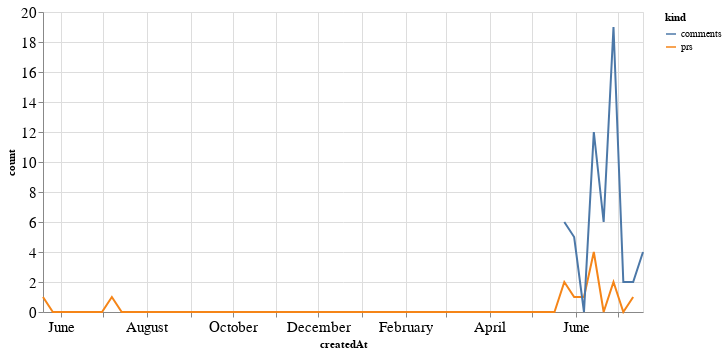

The notebook cell this image was saved under:
### Code cell
alt.Chart(total_time, width=600).mark_line().encode(
    x='createdAt',
    y='count',
    color='kind'
)

### Figure 1 — Vega-Lite specification as saved in the notebook (floating-point values rounded to 4 significant figures)
{"config": {"axisLeft": {"labelFontSize": 15}, "axisBottom": {"labelFontSize": 15}}, "data": {"name": "data-20fe8afa97788930b3dde57fb1166967"}, "mark": "line", "encoding": {"color": {"type": "nominal", "field": "kind"}, "x": {"type": "temporal", "field": "createdAt"}, "y": {"type": "quantitative", "field": "count"}}, "width": 600, "$schema": "https://vega.github.io/schema/vega-lite/v4.8.1.json", "datasets": {"data-20fe8afa97788930b3dde57fb1166967": [{"createdAt": "2019-05-19T00:00:00", "kind": "prs", "count": 1.0}, {"createdAt": "2019-05-26T00:00:00", "kind": "prs", "count": 0.0}, {"createdAt": "2019-06-02T00:00:00", "kind": "prs", "count": 0.0}, {"createdAt": "2019-06-09T00:00:00", "kind": "prs", "count": 0.0}, {"createdAt": "2019-06-16T00:00:00", "kind": "prs", "count": 0.0}, {"createdAt": "2019-06-23T00:00:00", "kind": "prs", "count": 0.0}, {"createdAt": "2019-06-30T00:00:00", "kind": "prs", "count": 0.0}, {"createdAt": "2019-07-07T00:00:00", "kind": "prs", "count": 1.0}, {"createdAt": "2019-07-14T00:00:00", "kind": "prs", "count": 0.0}, {"createdAt": "2019-07-21T00:00:00", "kind": "prs", "count": 0.0}, {"createdAt": "2019-07-28T00:00:00", "kind": "prs", "count": 0.0}, {"createdAt": "2019-08-04T00:00:00", "kind": "prs", "count": 0.0}, {"createdAt": "2019-08-11T00:00:00", "kind": "prs", "count": 0.0}, {"createdAt": "2019-08-18T00:00:00", "kind": "prs", "count": 0.0}, {"createdAt": "2019-08-25T00:00:00", "kind": "prs", "count": 0.0}, {"createdAt": "2019-09-01T00:00:00", "kind": "prs", "count": 0.0}, {"createdAt": "2019-09-08T00:00:00", "kind": "prs", "count": 0.0}, {"createdAt": "2019-09-15T00:00:00", "kind": "prs", "count": 0.0}, {"createdAt": "2019-09-22T00:00:00", "kind": "prs", "count": 0.0}, {"createdAt": "2019-09-29T00:00:00", "kind": "prs", "count": 0.0}, {"createdAt": "2019-10-06T00:00:00", "kind": "prs", "count": 0.0}, {"createdAt": "2019-10-13T00:00:00", "kind": "prs", "count": 0.0}, {"createdAt": "2019-10-20T00:00:00", "kind": "prs", "count": 0.0}, {"createdAt": "2019-10-27T00:00:00", "kind": "prs", "count": 0.0}, {"createdAt": "2019-11-03T00:00:00", "kind": "prs", "count": 0.0}, {"createdAt": "2019-11-10T00:00:00", "kind": "prs", "count": 0.0}, {"createdAt": "2019-11-17T00:00:00", "kind": "prs", "count": 0.0}, {"createdAt": "2019-11-24T00:00:00", "kind": "prs", "count": 0.0}, {"createdAt": "2019-12-01T00:00:00", "kind": "prs", "count": 0.0}, {"createdAt": "2019-12-08T00:00:00", "kind": "prs", "count": 0.0}, {"createdAt": "2019-12-15T00:00:00", "kind": "prs", "count": 0.0}, {"createdAt": "2019-12-22T00:00:00", "kind": "prs", "count": 0.0}, {"createdAt": "2019-12-29T00:00:00", "kind": "prs", "count": 0.0}, {"createdAt": "2020-01-05T00:00:00", "kind": "prs", "count": 0.0}, {"createdAt": "2020-01-12T00:00:00", "kind": "prs", "count": 0.0}, {"createdAt": "2020-01-19T00:00:00", "kind": "prs", "count": 0.0}, {"createdAt": "2020-01-26T00:00:00", "kind": "prs", "count": 0.0}, {"createdAt": "2020-02-02T00:00:00", "kind": "prs", "count": 0.0}, {"createdAt": "2020-02-09T00:00:00", "kind": "prs", "count": 0.0}, {"createdAt": "2020-02-16T00:00:00", "kind": "prs", "count": 0.0}, {"createdAt": "2020-02-23T00:00:00", "kind": "prs", "count": 0.0}, {"createdAt": "2020-03-01T00:00:00", "kind": "prs", "count": 0.0}, {"createdAt": "2020-03-08T00:00:00", "kind": "prs", "count": 0.0}, {"createdAt": "2020-03-15T00:00:00", "kind": "prs", "count": 0.0}, {"createdAt": "2020-03-22T00:00:00", "kind": "prs", "count": 0.0}, {"createdAt": "2020-03-29T00:00:00", "kind": "prs", "count": 0.0}, {"createdAt": "2020-04-05T00:00:00", "kind": "prs", "count": 0.0}, {"createdAt": "2020-04-12T00:00:00", "kind": "prs", "count": 0.0}, {"createdAt": "2020-04-19T00:00:00", "kind": "prs", "count": 0.0}, {"createdAt": "2020-04-26T00:00:00", "kind": "prs", "count": 0.0}, {"createdAt": "2020-05-03T00:00:00", "kind": "prs", "count": 0.0}, {"createdAt": "2020-05-10T00:00:00", "kind": "prs", "count": 0.0}, {"createdAt": "2020-05-17T00:00:00", "kind": "prs", "count": 0.0}, {"createdAt": "2020-05-24T00:00:00", "kind": "prs", "count": 2.0}, {"createdAt": "2020-05-31T00:00:00", "kind": "prs", "count": 1.0}, {"createdAt": "2020-06-07T00:00:00", "kind": "prs", "count": 1.0}, {"createdAt": "2020-06-14T00:00:00", "kind": "prs", "count": 4.0}, {"createdAt": "2020-06-21T00:00:00", "kind": "prs", "count": 0.0}, {"createdAt": "2020-06-28T00:00:00", "kind": "prs", "count": 2.0}, {"createdAt": "2020-07-05T00:00:00", "kind": "prs", "count": 0.0}, {"createdAt": "2020-07-12T00:00:00", "kind": "prs", "count": 1.0}, {"createdAt": "2020-07-19T00:00:00", "kind": "prs", "count": null}, {"createdAt": "2019-05-19T00:00:00", "kind": "comments", "count": null}, {"createdAt": "2019-05-26T00:00:00", "kind": "comments", "count": null}, {"createdAt": "2019-06-02T00:00:00", "kind": "comments", "count": null}, {"createdAt": "2019-06-09T00:00:00", "kind": "comments", "count": null}, {"createdAt": "2019-06-16T00:00:00", "kind": "comments", "count": null}, {"createdAt": "2019-06-23T00:00:00", "kind": "comments", "count": null}, {"createdAt": "2019-06-30T00:00:00", "kind": "comments", "count": null}, {"createdAt": "2019-07-07T00:00:00", "kind": "comments", "count": null}, {"createdAt": "2019-07-14T00:00:00", "kind": "comments", "count": null}, {"createdAt": "2019-07-21T00:00:00", "kind": "comments", "count": null}, {"createdAt": "2019-07-28T00:00:00", "kind": "comments", "count": null}, {"createdAt": "2019-08-04T00:00:00", "kind": "comments", "count": null}, {"createdAt": "2019-08-11T00:00:00", "kind": "comments", "count": null}, {"createdAt": "2019-08-18T00:00:00", "kind": "comments", "count": null}, {"createdAt": "2019-08-25T00:00:00", "kind": "comments", "count": null}, {"createdAt": "2019-09-01T00:00:00", "kind": "comments", "count": null}, {"createdAt": "2019-09-08T00:00:00", "kind": "comments", "count": null}, {"createdAt": "2019-09-15T00:00:00", "kind": "comments", "count": null}, {"createdAt": "2019-09-22T00:00:00", "kind": "comments", "count": null}, {"createdAt": "2019-09-29T00:00:00", "kind": "comments", "count": null}, {"createdAt": "2019-10-06T00:00:00", "kind": "comments", "count": null}, {"createdAt": "2019-10-13T00:00:00", "kind": "comments", "count": null}, {"createdAt": "2019-10-20T00:00:00", "kind": "comments", "count": null}, {"createdAt": "2019-10-27T00:00:00", "kind": "comments", "count": null}, {"createdAt": "2019-11-03T00:00:00", "kind": "comments", "count": null}, {"createdAt": "2019-11-10T00:00:00", "kind": "comments", "count": null}, {"createdAt": "2019-11-17T00:00:00", "kind": "comments", "count": null}, {"createdAt": "2019-11-24T00:00:00", "kind": "comments", "count": null}, {"createdAt": "2019-12-01T00:00:00", "kind": "comments", "count": null}, {"createdAt": "2019-12-08T00:00:00", "kind": "comments", "count": null}, {"createdAt": "2019-12-15T00:00:00", "kind": "comments", "count": null}, {"createdAt": "2019-12-22T00:00:00", "kind": "comments", "count": null}, {"createdAt": "2019-12-29T00:00:00", "kind": "comments", "count": null}, {"createdAt": "2020-01-05T00:00:00", "kind": "comments", "count": null}, {"createdAt": "2020-01-12T00:00:00", "kind": "comments", "count": null}, {"createdAt": "2020-01-19T00:00:00", "kind": "comments", "count": null}, {"createdAt": "2020-01-26T00:00:00", "kind": "comments", "count": null}, {"createdAt": "2020-02-02T00:00:00", "kind": "comments", "count": null}, {"createdAt": "2020-02-09T00:00:00", "kind": "comments", "count": null}, {"createdAt": "2020-02-16T00:00:00", "kind": "comments", "count": null}, {"createdAt": "2020-02-23T00:00:00", "kind": "comments", "count": null}, {"createdAt": "2020-03-01T00:00:00", "kind": "comments", "count": null}, {"createdAt": "2020-03-08T00:00:00", "kind": "comments", "count": null}, {"createdAt": "2020-03-15T00:00:00", "kind": "comments", "count": null}, {"createdAt": "2020-03-22T00:00:00", "kind": "comments", "count": null}, {"createdAt": "2020-03-29T00:00:00", "kind": "comments", "count": null}, {"createdAt": "2020-04-05T00:00:00", "kind": "comments", "count": null}, {"createdAt": "2020-04-12T00:00:00", "kind": "comments", "count": null}, {"createdAt": "2020-04-19T00:00:00", "kind": "comments", "count": null}, {"createdAt": "2020-04-26T00:00:00", "kind": "comments", "count": null}, {"createdAt": "2020-05-03T00:00:00", "kind": "comments", "count": null}, {"createdAt": "2020-05-10T00:00:00", "kind": "comments", "count": null}, {"createdAt": "2020-05-17T00:00:00", "kind": "comments", "count": null}, {"createdAt": "2020-05-24T00:00:00", "kind": "comments", "count": 6.0}, {"createdAt": "2020-05-31T00:00:00", "kind": "comments", "count": 5.0}, {"createdAt": "2020-06-07T00:00:00", "kind": "comments", "count": 0.0}, {"createdAt": "2020-06-14T00:00:00", "kind": "comments", "count": 12.0}, {"createdAt": "2020-06-21T00:00:00", "kind": "comments", "count": 6.0}, {"createdAt": "2020-06-28T00:00:00", "kind": "comments", "count": 19.0}, {"createdAt": "2020-07-05T00:00:00", "kind": "comments", "count": 2.0}, {"createdAt": "2020-07-12T00:00:00", "kind": "comments", "count": 2.0}, {"createdAt": "2020-07-19T00:00:00", "kind": "comments", "count": 4.0}]}}
